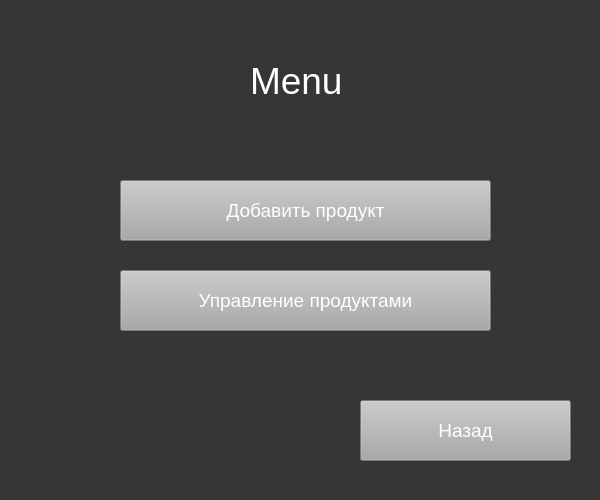
<?xml version="1.0" encoding="UTF-8"?>
<ui version="4.0">
 <class>Form</class>
 <widget class="QWidget" name="Form">
  <property name="geometry">
   <rect>
    <x>0</x>
    <y>0</y>
    <width>600</width>
    <height>500</height>
   </rect>
  </property>
  <property name="windowTitle">
   <string>Form</string>
  </property>
  <property name="styleSheet">
   <string notr="true">background-color: rgb(54,54,54)</string>
  </property>
  <widget class="QPushButton" name="add_product">
   <property name="geometry">
    <rect>
     <x>120</x>
     <y>180</y>
     <width>371</width>
     <height>61</height>
    </rect>
   </property>
   <property name="styleSheet">
    <string notr="true">background-color:rgb(167,168,167);
font-size:14pt;
color:rgb(255,255,255)</string>
   </property>
   <property name="text">
    <string>Добавить продукт</string>
   </property>
  </widget>
  <widget class="QPushButton" name="manage_products">
   <property name="geometry">
    <rect>
     <x>120</x>
     <y>270</y>
     <width>371</width>
     <height>61</height>
    </rect>
   </property>
   <property name="styleSheet">
    <string notr="true">background-color:rgb(167,168,167);
font-size:14pt;
color:rgb(255,255,255)</string>
   </property>
   <property name="text">
    <string>Управление продуктами</string>
   </property>
  </widget>
  <widget class="QPushButton" name="exit">
   <property name="geometry">
    <rect>
     <x>360</x>
     <y>400</y>
     <width>211</width>
     <height>61</height>
    </rect>
   </property>
   <property name="styleSheet">
    <string notr="true">background-color:rgb(167,168,167);
font-size:14pt;
color:rgb(255,255,255)</string>
   </property>
   <property name="text">
    <string>Назад</string>
   </property>
  </widget>
  <widget class="QLabel" name="label">
   <property name="geometry">
    <rect>
     <x>250</x>
     <y>40</y>
     <width>111</width>
     <height>81</height>
    </rect>
   </property>
   <property name="styleSheet">
    <string notr="true">color:rgb(255,255,255);
font-size:28pt</string>
   </property>
   <property name="text">
    <string>Menu</string>
   </property>
  </widget>
 </widget>
 <resources/>
 <connections/>
</ui>
